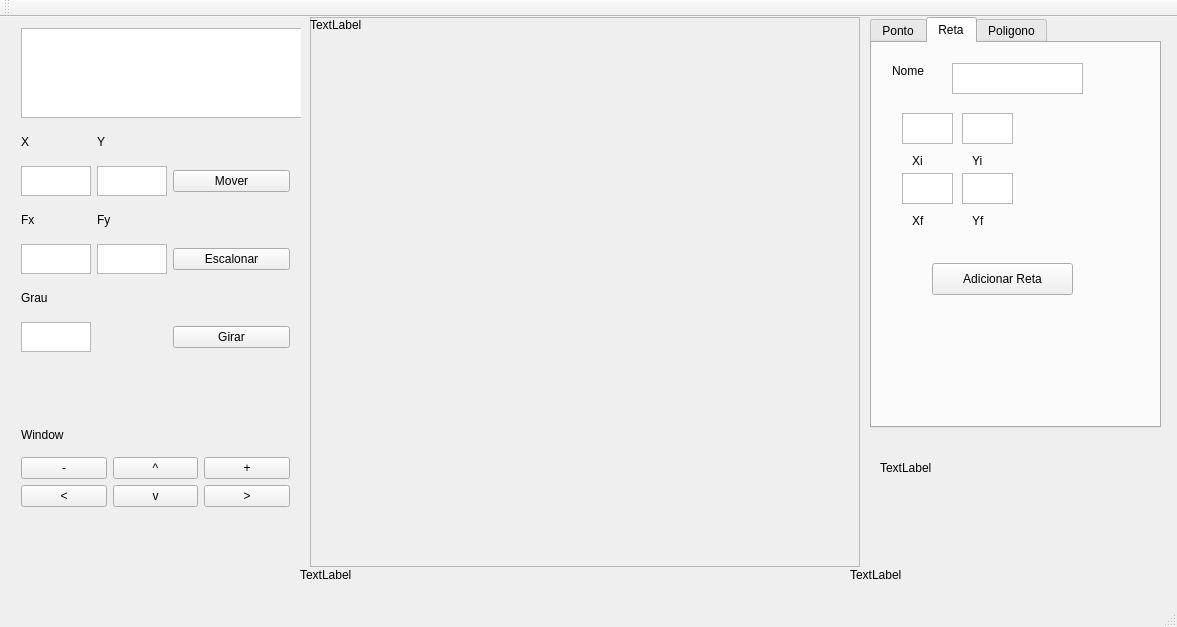
<?xml version="1.0" encoding="UTF-8"?>
<ui version="4.0">
 <class>MainWindow</class>
 <widget class="QMainWindow" name="MainWindow">
  <property name="geometry">
   <rect>
    <x>0</x>
    <y>0</y>
    <width>1177</width>
    <height>627</height>
   </rect>
  </property>
  <property name="windowTitle">
   <string>MainWindow</string>
  </property>
  <widget class="QWidget" name="centralWidget">
   <widget class="QWidget" name="verticalLayoutWidget">
    <property name="geometry">
     <rect>
      <x>10</x>
      <y>0</y>
      <width>291</width>
      <height>346</height>
     </rect>
    </property>
    <layout class="QVBoxLayout" name="verticalLayout">
     <item>
      <widget class="QListView" name="objslist">
       <property name="enabled">
        <bool>true</bool>
       </property>
       <property name="minimumSize">
        <size>
         <width>289</width>
         <height>90</height>
        </size>
       </property>
       <property name="maximumSize">
        <size>
         <width>289</width>
         <height>90</height>
        </size>
       </property>
      </widget>
     </item>
     <item>
      <layout class="QGridLayout" name="gridLayout">
       <item row="0" column="1">
        <widget class="QLabel" name="label_20">
         <property name="text">
          <string>Y</string>
         </property>
        </widget>
       </item>
       <item row="0" column="0">
        <widget class="QLabel" name="label_19">
         <property name="text">
          <string>X</string>
         </property>
        </widget>
       </item>
       <item row="1" column="2">
        <widget class="QPushButton" name="buttonmove">
         <property name="text">
          <string>Mover</string>
         </property>
        </widget>
       </item>
       <item row="1" column="1">
        <widget class="QPlainTextEdit" name="ymove">
         <property name="maximumSize">
          <size>
           <width>70</width>
           <height>30</height>
          </size>
         </property>
        </widget>
       </item>
       <item row="3" column="1">
        <widget class="QPlainTextEdit" name="fyscale">
         <property name="maximumSize">
          <size>
           <width>70</width>
           <height>30</height>
          </size>
         </property>
        </widget>
       </item>
       <item row="3" column="2">
        <widget class="QPushButton" name="buttonscale">
         <property name="text">
          <string>Escalonar</string>
         </property>
        </widget>
       </item>
       <item row="4" column="0">
        <widget class="QLabel" name="label_13">
         <property name="text">
          <string>Grau</string>
         </property>
        </widget>
       </item>
       <item row="1" column="0">
        <widget class="QPlainTextEdit" name="xmove">
         <property name="maximumSize">
          <size>
           <width>70</width>
           <height>30</height>
          </size>
         </property>
        </widget>
       </item>
       <item row="2" column="1">
        <widget class="QLabel" name="label_18">
         <property name="text">
          <string>Fy</string>
         </property>
        </widget>
       </item>
       <item row="2" column="0">
        <widget class="QLabel" name="label_17">
         <property name="text">
          <string>Fx</string>
         </property>
        </widget>
       </item>
       <item row="3" column="0">
        <widget class="QPlainTextEdit" name="fxscale">
         <property name="maximumSize">
          <size>
           <width>70</width>
           <height>30</height>
          </size>
         </property>
        </widget>
       </item>
       <item row="5" column="0">
        <widget class="QPlainTextEdit" name="rotatefactor">
         <property name="maximumSize">
          <size>
           <width>70</width>
           <height>30</height>
          </size>
         </property>
        </widget>
       </item>
       <item row="5" column="2">
        <widget class="QPushButton" name="buttonrotate">
         <property name="text">
          <string>Girar</string>
         </property>
        </widget>
       </item>
      </layout>
     </item>
    </layout>
   </widget>
   <widget class="QFrame" name="frame">
    <property name="geometry">
     <rect>
      <x>310</x>
      <y>0</y>
      <width>550</width>
      <height>550</height>
     </rect>
    </property>
    <property name="frameShape">
     <enum>QFrame::StyledPanel</enum>
    </property>
    <property name="frameShadow">
     <enum>QFrame::Raised</enum>
    </property>
    <widget class="Qviewport" name="canvas" native="true">
     <property name="geometry">
      <rect>
       <x>0</x>
       <y>0</y>
       <width>550</width>
       <height>550</height>
      </rect>
     </property>
     <widget class="QLabel" name="label_toplef">
      <property name="geometry">
       <rect>
        <x>0</x>
        <y>0</y>
        <width>57</width>
        <height>15</height>
       </rect>
      </property>
      <property name="text">
       <string>TextLabel</string>
      </property>
     </widget>
    </widget>
   </widget>
   <widget class="QTabWidget" name="tabWidget">
    <property name="geometry">
     <rect>
      <x>870</x>
      <y>0</y>
      <width>291</width>
      <height>411</height>
     </rect>
    </property>
    <property name="currentIndex">
     <number>1</number>
    </property>
    <widget class="QWidget" name="Ponto">
     <attribute name="title">
      <string>Ponto</string>
     </attribute>
     <widget class="QLabel" name="label">
      <property name="geometry">
       <rect>
        <x>20</x>
        <y>20</y>
        <width>59</width>
        <height>16</height>
       </rect>
      </property>
      <property name="text">
       <string>Nome</string>
      </property>
     </widget>
     <widget class="QPlainTextEdit" name="namepoint">
      <property name="geometry">
       <rect>
        <x>80</x>
        <y>20</y>
        <width>131</width>
        <height>31</height>
       </rect>
      </property>
     </widget>
     <widget class="QPlainTextEdit" name="xpoint">
      <property name="geometry">
       <rect>
        <x>30</x>
        <y>90</y>
        <width>51</width>
        <height>31</height>
       </rect>
      </property>
     </widget>
     <widget class="QLabel" name="label_2">
      <property name="geometry">
       <rect>
        <x>40</x>
        <y>130</y>
        <width>16</width>
        <height>16</height>
       </rect>
      </property>
      <property name="text">
       <string>X</string>
      </property>
     </widget>
     <widget class="QPlainTextEdit" name="ypoint">
      <property name="geometry">
       <rect>
        <x>90</x>
        <y>90</y>
        <width>51</width>
        <height>31</height>
       </rect>
      </property>
     </widget>
     <widget class="QLabel" name="label_3">
      <property name="geometry">
       <rect>
        <x>100</x>
        <y>130</y>
        <width>16</width>
        <height>16</height>
       </rect>
      </property>
      <property name="text">
       <string>Y</string>
      </property>
     </widget>
     <widget class="QPushButton" name="createpoint">
      <property name="geometry">
       <rect>
        <x>70</x>
        <y>180</y>
        <width>141</width>
        <height>32</height>
       </rect>
      </property>
      <property name="text">
       <string>Adicionar Ponto</string>
      </property>
     </widget>
    </widget>
    <widget class="QWidget" name="Reta">
     <attribute name="title">
      <string>Reta</string>
     </attribute>
     <widget class="QLabel" name="label_7">
      <property name="geometry">
       <rect>
        <x>20</x>
        <y>20</y>
        <width>59</width>
        <height>16</height>
       </rect>
      </property>
      <property name="text">
       <string>Nome</string>
      </property>
     </widget>
     <widget class="QPlainTextEdit" name="nameline">
      <property name="geometry">
       <rect>
        <x>80</x>
        <y>20</y>
        <width>131</width>
        <height>31</height>
       </rect>
      </property>
     </widget>
     <widget class="QPlainTextEdit" name="yiline">
      <property name="geometry">
       <rect>
        <x>90</x>
        <y>70</y>
        <width>51</width>
        <height>31</height>
       </rect>
      </property>
     </widget>
     <widget class="QLabel" name="label_8">
      <property name="geometry">
       <rect>
        <x>40</x>
        <y>110</y>
        <width>16</width>
        <height>16</height>
       </rect>
      </property>
      <property name="text">
       <string>Xi</string>
      </property>
     </widget>
     <widget class="QPlainTextEdit" name="xiline">
      <property name="geometry">
       <rect>
        <x>30</x>
        <y>70</y>
        <width>51</width>
        <height>31</height>
       </rect>
      </property>
     </widget>
     <widget class="QLabel" name="label_9">
      <property name="geometry">
       <rect>
        <x>100</x>
        <y>110</y>
        <width>16</width>
        <height>16</height>
       </rect>
      </property>
      <property name="text">
       <string>Yi</string>
      </property>
     </widget>
     <widget class="QPlainTextEdit" name="yfline">
      <property name="geometry">
       <rect>
        <x>90</x>
        <y>130</y>
        <width>51</width>
        <height>31</height>
       </rect>
      </property>
     </widget>
     <widget class="QLabel" name="label_10">
      <property name="geometry">
       <rect>
        <x>40</x>
        <y>170</y>
        <width>16</width>
        <height>16</height>
       </rect>
      </property>
      <property name="text">
       <string>Xf</string>
      </property>
     </widget>
     <widget class="QPlainTextEdit" name="xfline">
      <property name="geometry">
       <rect>
        <x>30</x>
        <y>130</y>
        <width>51</width>
        <height>31</height>
       </rect>
      </property>
     </widget>
     <widget class="QLabel" name="label_11">
      <property name="geometry">
       <rect>
        <x>100</x>
        <y>170</y>
        <width>21</width>
        <height>16</height>
       </rect>
      </property>
      <property name="text">
       <string>Yf</string>
      </property>
     </widget>
     <widget class="QPushButton" name="createline">
      <property name="geometry">
       <rect>
        <x>60</x>
        <y>220</y>
        <width>141</width>
        <height>32</height>
       </rect>
      </property>
      <property name="text">
       <string>Adicionar Reta</string>
      </property>
     </widget>
    </widget>
    <widget class="QWidget" name="polygon">
     <attribute name="title">
      <string>Poligono</string>
     </attribute>
     <widget class="QListView" name="polypointlist">
      <property name="geometry">
       <rect>
        <x>10</x>
        <y>10</y>
        <width>256</width>
        <height>91</height>
       </rect>
      </property>
     </widget>
     <widget class="QPlainTextEdit" name="polyxpoint">
      <property name="geometry">
       <rect>
        <x>10</x>
        <y>180</y>
        <width>51</width>
        <height>31</height>
       </rect>
      </property>
     </widget>
     <widget class="QLabel" name="label_4">
      <property name="geometry">
       <rect>
        <x>10</x>
        <y>130</y>
        <width>59</width>
        <height>16</height>
       </rect>
      </property>
      <property name="text">
       <string>Nome</string>
      </property>
     </widget>
     <widget class="QPlainTextEdit" name="polyypoint">
      <property name="geometry">
       <rect>
        <x>70</x>
        <y>180</y>
        <width>51</width>
        <height>31</height>
       </rect>
      </property>
     </widget>
     <widget class="QPushButton" name="addpolypoint">
      <property name="geometry">
       <rect>
        <x>50</x>
        <y>250</y>
        <width>141</width>
        <height>32</height>
       </rect>
      </property>
      <property name="text">
       <string>Adicionar Ponto</string>
      </property>
     </widget>
     <widget class="QPlainTextEdit" name="namepolygon">
      <property name="geometry">
       <rect>
        <x>70</x>
        <y>130</y>
        <width>131</width>
        <height>31</height>
       </rect>
      </property>
     </widget>
     <widget class="QLabel" name="label_5">
      <property name="geometry">
       <rect>
        <x>20</x>
        <y>220</y>
        <width>16</width>
        <height>16</height>
       </rect>
      </property>
      <property name="text">
       <string>X</string>
      </property>
     </widget>
     <widget class="QLabel" name="label_6">
      <property name="geometry">
       <rect>
        <x>70</x>
        <y>220</y>
        <width>16</width>
        <height>16</height>
       </rect>
      </property>
      <property name="text">
       <string>Y</string>
      </property>
     </widget>
     <widget class="QPushButton" name="createpoly">
      <property name="geometry">
       <rect>
        <x>50</x>
        <y>330</y>
        <width>141</width>
        <height>32</height>
       </rect>
      </property>
      <property name="text">
       <string>Adicionar Poligono</string>
      </property>
     </widget>
    </widget>
   </widget>
   <widget class="QWidget" name="gridLayoutWidget_2">
    <property name="geometry">
     <rect>
      <x>10</x>
      <y>390</y>
      <width>291</width>
      <height>111</height>
     </rect>
    </property>
    <layout class="QGridLayout" name="gridLayout_4">
     <item row="1" column="2">
      <widget class="QPushButton" name="buttonplus">
       <property name="text">
        <string>+</string>
       </property>
      </widget>
     </item>
     <item row="1" column="0">
      <widget class="QPushButton" name="buttonminus">
       <property name="text">
        <string>-</string>
       </property>
      </widget>
     </item>
     <item row="1" column="1">
      <widget class="QPushButton" name="buttonup">
       <property name="text">
        <string>^</string>
       </property>
      </widget>
     </item>
     <item row="2" column="1">
      <widget class="QPushButton" name="buttondown">
       <property name="text">
        <string>v</string>
       </property>
      </widget>
     </item>
     <item row="2" column="0">
      <widget class="QPushButton" name="buttonleft">
       <property name="text">
        <string>&lt;</string>
       </property>
      </widget>
     </item>
     <item row="2" column="2">
      <widget class="QPushButton" name="buttonright">
       <property name="text">
        <string>&gt;</string>
       </property>
      </widget>
     </item>
     <item row="0" column="0">
      <widget class="QLabel" name="label_12">
       <property name="text">
        <string>Window</string>
       </property>
      </widget>
     </item>
    </layout>
   </widget>
   <widget class="QLabel" name="label_botlef">
    <property name="geometry">
     <rect>
      <x>300</x>
      <y>550</y>
      <width>57</width>
      <height>15</height>
     </rect>
    </property>
    <property name="text">
     <string>TextLabel</string>
    </property>
   </widget>
   <widget class="QLabel" name="label_botrig">
    <property name="geometry">
     <rect>
      <x>850</x>
      <y>550</y>
      <width>57</width>
      <height>15</height>
     </rect>
    </property>
    <property name="text">
     <string>TextLabel</string>
    </property>
   </widget>
   <widget class="QLabel" name="label_status">
    <property name="geometry">
     <rect>
      <x>880</x>
      <y>420</y>
      <width>271</width>
      <height>61</height>
     </rect>
    </property>
    <property name="text">
     <string>TextLabel</string>
    </property>
   </widget>
  </widget>
  <widget class="QMenuBar" name="menuBar">
   <property name="geometry">
    <rect>
     <x>0</x>
     <y>0</y>
     <width>1177</width>
     <height>20</height>
    </rect>
   </property>
  </widget>
  <widget class="QToolBar" name="mainToolBar">
   <attribute name="toolBarArea">
    <enum>TopToolBarArea</enum>
   </attribute>
   <attribute name="toolBarBreak">
    <bool>false</bool>
   </attribute>
  </widget>
  <widget class="QStatusBar" name="statusBar"/>
 </widget>
 <layoutdefault spacing="6" margin="11"/>
 <customwidgets>
  <customwidget>
   <class>Qviewport</class>
   <extends>QWidget</extends>
   <header location="global">qviewport.h</header>
   <container>1</container>
  </customwidget>
 </customwidgets>
 <resources/>
 <connections/>
</ui>
